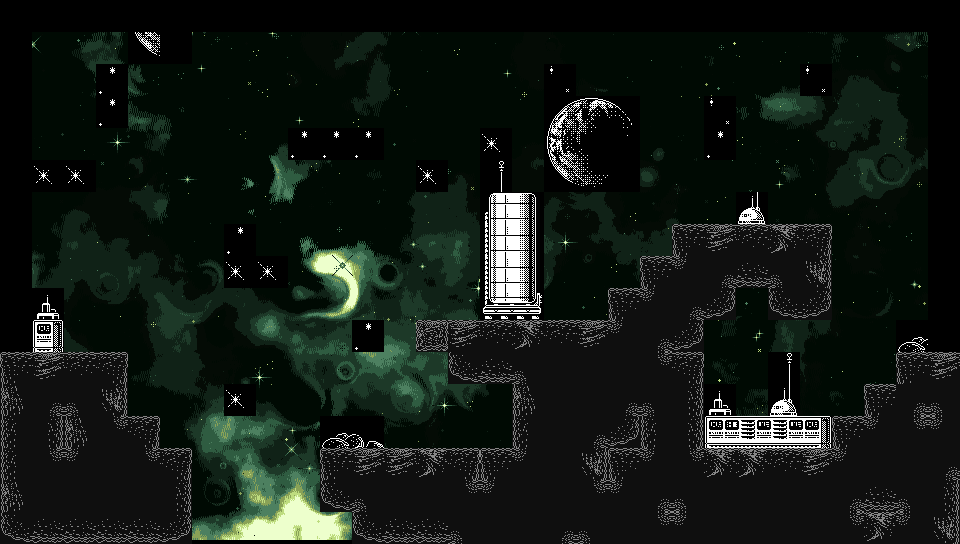

This game map was drawn from its Tiled (.tmx) file and the tilesets committed beside it. A one-line description and the trimmed map source follow:
An orthogonal 30x17 tile map with 32x32 px tiles, 2 tile layers (TileBackGround, Playable), 2 tilesets, 1 image layer and 5 objects.

<map version="1.10" tiledversion="1.10.2" orientation="orthogonal" renderorder="right-down" width="30" height="17" tilewidth="32" tileheight="32" infinite="0" nextlayerid="12" nextobjectid="20">
 <tileset firstgid="1" name="BaseSet" tilewidth="32" tileheight="32" tilecount="96" columns="96">
  <image source="lunar1b_tileset_singlefile_fixed.png" width="3072" height="32" />
  <wangsets>
   <wangset name="Terrain" type="corner" tile="-1">
    <wangcolor name="" color="#ff0000" tile="-1" probability="1" />
    <wangtile tileid="1" wangid="0,0,0,1,0,0,0,0" />
    <wangtile tileid="2" wangid="0,0,0,1,0,1,0,0" />
    <wangtile tileid="3" wangid="0,0,0,0,0,1,0,0" />
    <wangtile tileid="4" wangid="0,1,0,1,0,0,0,0" />
    <wangtile tileid="5" wangid="0,1,0,1,0,1,0,1" />
    <wangtile tileid="6" wangid="0,0,0,0,0,1,0,1" />
    <wangtile tileid="7" wangid="0,1,0,0,0,0,0,0" />
    <wangtile tileid="8" wangid="0,1,0,0,0,0,0,1" />
    <wangtile tileid="9" wangid="0,0,0,0,0,0,0,1" />
    <wangtile tileid="54" wangid="0,1,0,0,0,1,0,1" />
    <wangtile tileid="55" wangid="0,0,0,1,0,1,0,1" />
    <wangtile tileid="57" wangid="0,1,0,1,0,1,0,0" />
    <wangtile tileid="95" wangid="0,1,0,1,0,0,0,1" />
   </wangset>
   <wangset name="Planet1" type="corner" tile="-1">
    <wangcolor name="" color="#ff0000" tile="-1" probability="1" />
    <wangtile tileid="21" wangid="0,1,0,1,0,0,0,0" />
    <wangtile tileid="22" wangid="0,1,0,1,0,1,0,1" />
    <wangtile tileid="23" wangid="0,0,0,0,0,1,0,1" />
    <wangtile tileid="27" wangid="0,1,0,0,0,0,0,0" />
    <wangtile tileid="28" wangid="0,1,0,0,0,0,0,1" />
    <wangtile tileid="29" wangid="0,0,0,0,0,0,0,1" />
    <wangtile tileid="33" wangid="0,0,0,1,0,0,0,0" />
    <wangtile tileid="34" wangid="0,0,0,1,0,1,0,0" />
    <wangtile tileid="35" wangid="0,0,0,0,0,1,0,0" />
   </wangset>
   <wangset name="Planet2" type="corner" tile="-1">
    <wangcolor name="" color="#ff0000" tile="-1" probability="1" />
    <wangtile tileid="24" wangid="0,1,0,1,0,0,0,0" />
    <wangtile tileid="25" wangid="0,1,0,1,0,1,0,1" />
    <wangtile tileid="26" wangid="0,0,0,0,0,1,0,1" />
    <wangtile tileid="30" wangid="0,1,0,0,0,0,0,0" />
    <wangtile tileid="31" wangid="0,1,0,0,0,0,0,1" />
    <wangtile tileid="32" wangid="0,0,0,0,0,0,0,1" />
    <wangtile tileid="36" wangid="0,0,0,1,0,0,0,0" />
    <wangtile tileid="37" wangid="0,0,0,1,0,1,0,0" />
    <wangtile tileid="38" wangid="0,0,0,0,0,1,0,0" />
   </wangset>
   <wangset name="PlatformEarth" type="edge" tile="-1">
    <wangcolor name="" color="#ff0000" tile="-1" probability="1" />
    <wangtile tileid="12" wangid="0,0,1,0,0,0,0,0" />
    <wangtile tileid="13" wangid="0,0,1,0,0,0,1,0" />
    <wangtile tileid="14" wangid="0,0,0,0,0,0,1,0" />
   </wangset>
   <wangset name="PlatformWalkWay" type="edge" tile="-1">
    <wangcolor name="" color="#ff0000" tile="-1" probability="1" />
    <wangtile tileid="49" wangid="0,0,1,0,0,0,0,0" />
    <wangtile tileid="50" wangid="0,0,1,0,0,0,1,0" />
    <wangtile tileid="51" wangid="0,0,0,0,0,0,1,0" />
    <wangtile tileid="52" wangid="0,0,1,0,0,0,1,0" />
   </wangset>
   <wangset name="AntennaTop" type="corner" tile="-1">
    <wangcolor name="" color="#ff0000" tile="-1" probability="1" />
    <wangtile tileid="39" wangid="0,1,0,0,0,0,0,0" />
    <wangtile tileid="40" wangid="0,0,0,0,0,0,0,1" />
    <wangtile tileid="43" wangid="0,0,0,1,0,0,0,0" />
    <wangtile tileid="44" wangid="0,0,0,0,0,1,0,0" />
   </wangset>
   <wangset name="AntennaBottom" type="corner" tile="-1">
    <wangcolor name="" color="#ff0000" tile="-1" probability="1" />
    <wangtile tileid="41" wangid="0,1,0,0,0,0,0,0" />
    <wangtile tileid="42" wangid="0,0,0,0,0,0,0,1" />
    <wangtile tileid="45" wangid="0,0,0,1,0,0,0,0" />
    <wangtile tileid="46" wangid="0,0,0,0,0,1,0,0" />
   </wangset>
   <wangset name="Transformer" type="edge" tile="-1">
    <wangcolor name="" color="#ff0000" tile="-1" probability="1" />
    <wangtile tileid="80" wangid="0,0,1,0,0,0,0,0" />
    <wangtile tileid="81" wangid="0,0,1,0,0,0,1,0" />
    <wangtile tileid="82" wangid="0,0,0,0,0,0,1,0" />
   </wangset>
  </wangsets>
 </tileset>
 <tileset firstgid="97" name="TerrainOnlySet" tilewidth="32" tileheight="32" tilecount="29" columns="29">
  <image source="lunar1b_tileset_compact_grey_terrain.png" width="928" height="32" />
  <wangsets>
   <wangset name="Unnamed Set" type="corner" tile="-1">
    <wangcolor name="" color="#ff0000" tile="-1" probability="1" />
    <wangtile tileid="0" wangid="0,0,0,1,0,0,0,0" />
    <wangtile tileid="1" wangid="0,0,0,1,0,1,0,0" />
    <wangtile tileid="2" wangid="0,0,0,1,0,1,0,0" />
    <wangtile tileid="3" wangid="0,0,0,1,0,1,0,0" />
    <wangtile tileid="4" wangid="0,0,0,0,0,1,0,0" />
    <wangtile tileid="5" wangid="0,1,0,1,0,0,0,1" />
    <wangtile tileid="6" wangid="0,1,0,0,0,1,0,1" />
    <wangtile tileid="7" wangid="0,1,0,1,0,1,0,0" />
    <wangtile tileid="12" wangid="0,1,0,1,0,1,0,1" />
    <wangtile tileid="14" wangid="0,1,0,1,0,1,0,0" />
    <wangtile tileid="15" wangid="0,0,0,1,0,1,0,1" />
    <wangtile tileid="21" wangid="0,1,0,1,0,0,0,0" />
    <wangtile tileid="22" wangid="0,0,0,0,0,1,0,1" />
    <wangtile tileid="23" wangid="0,1,0,1,0,0,0,0" />
    <wangtile tileid="24" wangid="0,0,0,0,0,1,0,1" />
    <wangtile tileid="25" wangid="0,1,0,0,0,0,0,0" />
    <wangtile tileid="26" wangid="0,1,0,0,0,0,0,1" />
    <wangtile tileid="27" wangid="0,0,0,0,0,0,0,1" />
    <wangtile tileid="28" wangid="0,0,0,1,0,1,0,1" />
   </wangset>
  </wangsets>
 </tileset>
 <imagelayer id="11" name="ImageBackGround">
  <image source="back2.png" width="960" height="540" />
 </imagelayer>
 <objectgroup id="10" name="Objects">
  <object id="15" x="33" y="311" width="40" height="40">
   <properties>
    <property name="Type" type="int" value="0" />
   </properties>
  </object>
  <object id="16" x="480" y="416" width="32" height="32">
   <properties>
    <property name="Type" type="int" value="2" />
   </properties>
  </object>
  <object id="17" x="413" y="400" width="48" height="48">
   <properties>
    <property name="Type" type="int" value="3" />
   </properties>
  </object>
  <object id="18" x="896" y="224" width="32" height="32">
   <properties>
    <property name="Type" type="int" value="2" />
   </properties>
  </object>
  <object id="19" x="704" y="384" width="64" height="64">
   <properties>
    <property name="Type" type="int" value="1" />
   </properties>
  </object>
 </objectgroup>
 <layer id="9" name="TileBackGround" width="30" height="17">
  <data>[510 cells, 53 non-empty, 27 distinct tile ids]</data>
 </layer>
 <layer id="1" name="Playable" class="Collidable" width="30" height="17">
  <properties>
   <property name="Collision" type="int" value="1" />
  </properties>
  <data>[510 cells, 196 non-empty, 22 distinct tile ids]</data>
 </layer>
</map>
